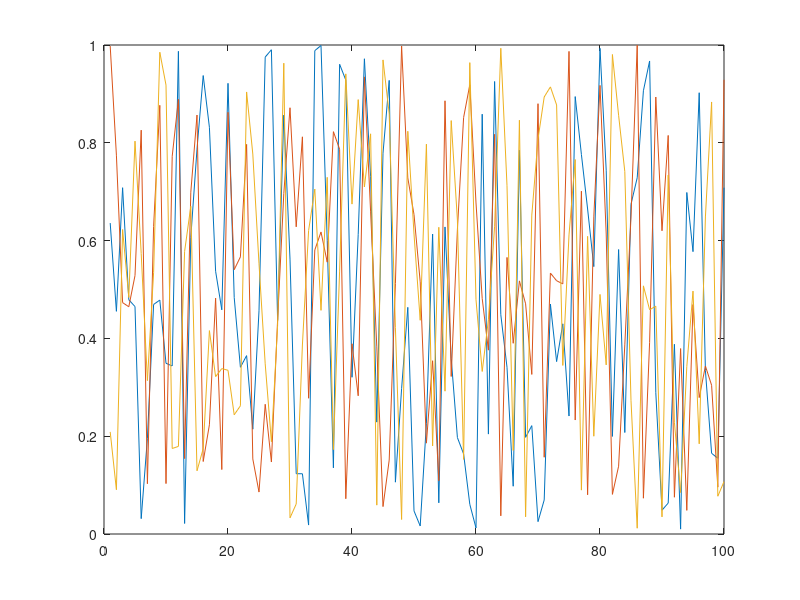

Write MATLAB code to recreate this figure. (Note: this script raises an error after producing the figure.)
function result = test_legend_010
result = false;
a = figure;
plot(rand(100,3));
legend('first','second','third','location','NW');
drawnow;
close(a);
result = true;
